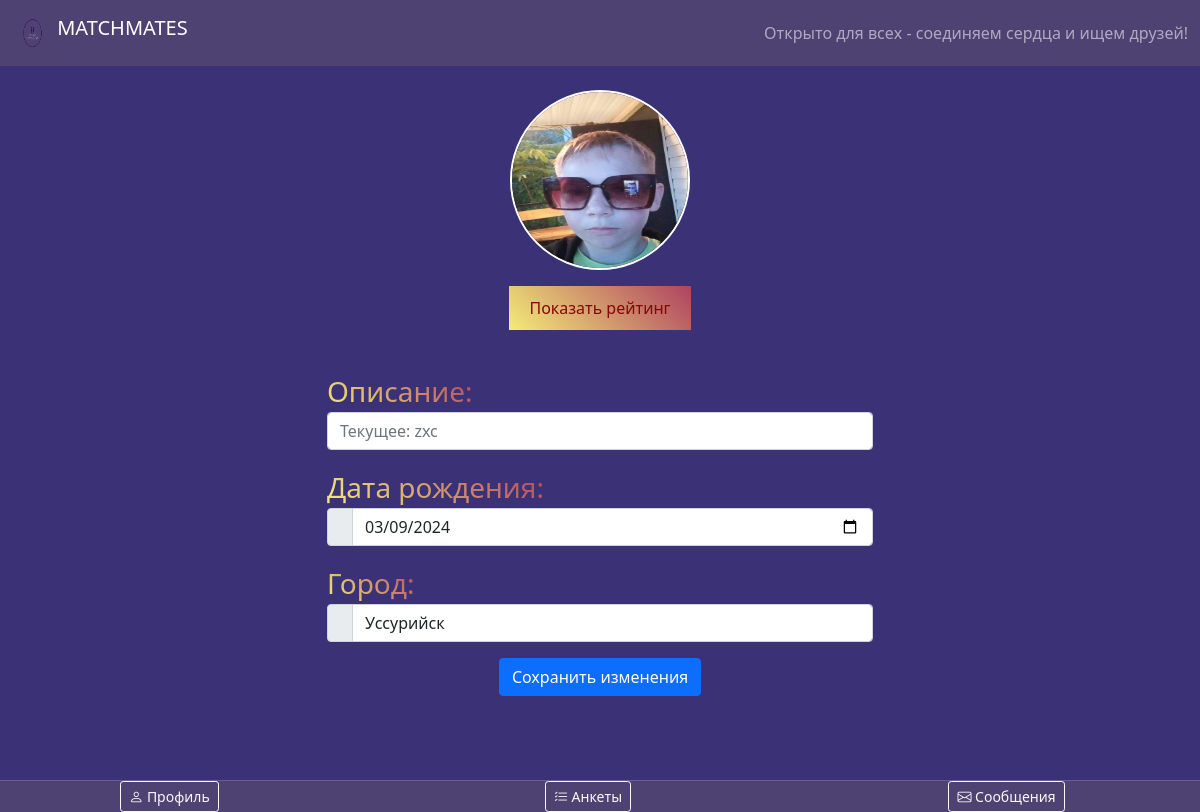
Screenshot of /profile/1 (signed in) with the database file from the repository.
### python.py (models this page shows, shortened)
class User(UserMixin, db.Model):
    id = db.Column(db.Integer, primary_key=True)
    nickname = db.Column(db.String(100), unique=True)
    password_hash = db.Column(db.String(100))
    dob = db.Column(db.Date)
    description = db.Column(db.Text)
    age = db.Column(db.Integer)
    photo = db.Column(db.String(1000))
    rating = db.Column(db.Integer, default=0)
    city = db.Column(db.String(100))

### python.py (the view)
@app.route('/profile/<int:user_id>')
@login_required
def profile(user_id):
    user = User.query.get(user_id)
    return render_template('profile.html', user=user)

### python.py (called while the page is built)
@login_manager.user_loader
def load_user(user_id):
    return db.session.get(User, int(user_id))

### templates/profile.html (shortened to what this page needs)
{% extends 'base.html' %}
{% block content %}
<div class="text-center my-4">
        <div  class="avatar-container">
            <img src="{{ current_user.photo }}" alt="avatar"   onclick="document.getElementById('avatarInput').click();" style="border-radius: 50%; border: 2px solid white; width: 180px; height: 180px; cursor: pointer;">
        </div>
    <div class="my-3">
        <button id="ratingButton" class="gradient-border" onmouseover="showRatingTooltip()" onmouseout="hideRatingTooltip()">Показать рейтинг</button>
        </div>
</div>
<div class="container">
    <form action="{{ url_for('update_description') }}" method="post">
        <div class="row justify-content-center">
            <div class="col-md-6 col-sm-12">
                <span class="gradient-text fs-3">Описание:</span>
                <div class="form-group mb-3">
                    <input type="text" class="form-control" name="description" placeholder="Текущее: {{ current_user.description }}">
                </div>
                <span class="gradient-text fs-3">Дата рождения:</span>
                <div class="form-group mb-3">
                    <div class="input-group">
                        <span class="input-group-text"></span>
                        <input type="date" class="form-control" name="dob" value="{{ current_user.dob }}" required>
                    </div>
                </div>
                <span class="gradient-text fs-3">Город:</span>
                <div class="form-group mb-3">
                    <div class="input-group">
                        <span class="input-group-text"></span>
                        <input type="text" class="form-control" name="city" value="{{ current_user.city }}">
                    </div>
                </div>
                <div class="d-flex justify-content-center">
                    <button type="submit" class="btn btn-primary">Сохранить изменения</button>
            </div>
        </div>
    </form>
</div>
{% endblock content %}

### templates/base.html (style rules this page uses)
body { background-color:#3B3176; display: flex; flex-direction: column; flex: 1 0 auto; margin-bottom: 100px; }

### templates/profile.html (style rules this page uses)
.gradient-border { border: none; padding: 10px 20px; background: linear-gradient(45deg, #f3ec78, #af4261); color: rgb(136, 5, 5); cursor: pointer; outline: none; position: relative; }
.gradient-text { background: linear-gradient(45deg, #f3ec78, #af4261); background-clip: text; color: transparent; }

### rows the page displays
User: description "Текущее: zxc", dob "03/09/2024", city "Уссурийск"
